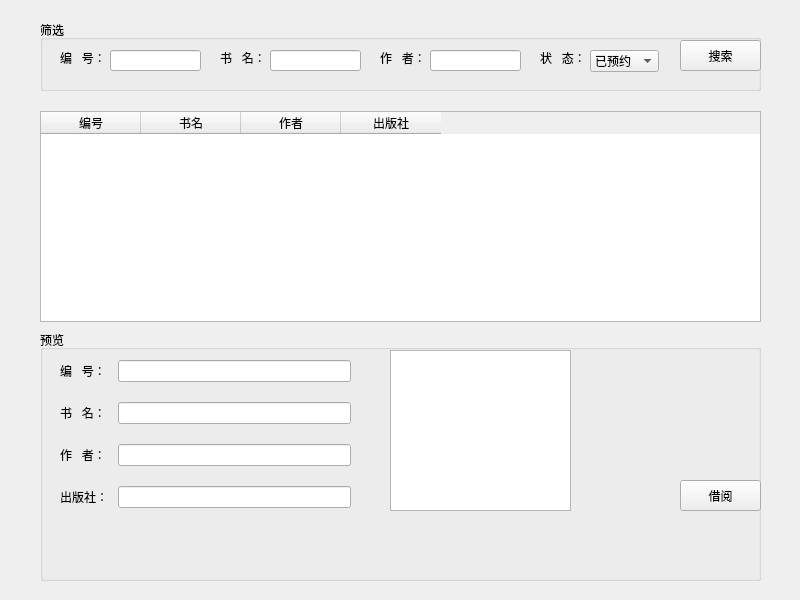
<?xml version="1.0" encoding="UTF-8"?>
<ui version="4.0">
 <class>Form</class>
 <widget class="QWidget" name="Form">
  <property name="geometry">
   <rect>
    <x>0</x>
    <y>0</y>
    <width>800</width>
    <height>600</height>
   </rect>
  </property>
  <property name="windowTitle">
   <string>借阅图书</string>
  </property>
  <widget class="QTableWidget" name="BookTable">
   <property name="geometry">
    <rect>
     <x>40</x>
     <y>111</y>
     <width>721</width>
     <height>211</height>
    </rect>
   </property>
   <column>
    <property name="text">
     <string>编号</string>
    </property>
   </column>
   <column>
    <property name="text">
     <string>书名</string>
    </property>
   </column>
   <column>
    <property name="text">
     <string>作者</string>
    </property>
   </column>
   <column>
    <property name="text">
     <string>出版社</string>
    </property>
   </column>
  </widget>
  <widget class="QGroupBox" name="groupBox">
   <property name="geometry">
    <rect>
     <x>40</x>
     <y>20</y>
     <width>721</width>
     <height>71</height>
    </rect>
   </property>
   <property name="title">
    <string>筛选</string>
   </property>
   <widget class="QLabel" name="label">
    <property name="geometry">
     <rect>
      <x>20</x>
      <y>30</y>
      <width>53</width>
      <height>15</height>
     </rect>
    </property>
    <property name="text">
     <string>编   号：</string>
    </property>
   </widget>
   <widget class="QLabel" name="label_2">
    <property name="geometry">
     <rect>
      <x>180</x>
      <y>30</y>
      <width>53</width>
      <height>15</height>
     </rect>
    </property>
    <property name="text">
     <string>书   名：</string>
    </property>
   </widget>
   <widget class="QLabel" name="label_3">
    <property name="geometry">
     <rect>
      <x>340</x>
      <y>30</y>
      <width>53</width>
      <height>15</height>
     </rect>
    </property>
    <property name="text">
     <string>作   者：</string>
    </property>
   </widget>
   <widget class="QPushButton" name="searchSure">
    <property name="geometry">
     <rect>
      <x>640</x>
      <y>20</y>
      <width>81</width>
      <height>31</height>
     </rect>
    </property>
    <property name="text">
     <string>搜索</string>
    </property>
   </widget>
   <widget class="QLineEdit" name="selectBid">
    <property name="geometry">
     <rect>
      <x>70</x>
      <y>30</y>
      <width>91</width>
      <height>21</height>
     </rect>
    </property>
   </widget>
   <widget class="QLineEdit" name="selectBname">
    <property name="geometry">
     <rect>
      <x>230</x>
      <y>30</y>
      <width>91</width>
      <height>21</height>
     </rect>
    </property>
   </widget>
   <widget class="QLineEdit" name="selectAuthor">
    <property name="geometry">
     <rect>
      <x>390</x>
      <y>30</y>
      <width>91</width>
      <height>21</height>
     </rect>
    </property>
   </widget>
   <widget class="QLabel" name="label_4">
    <property name="geometry">
     <rect>
      <x>500</x>
      <y>30</y>
      <width>53</width>
      <height>15</height>
     </rect>
    </property>
    <property name="text">
     <string>状   态：</string>
    </property>
   </widget>
   <widget class="QComboBox" name="selectStatus">
    <property name="geometry">
     <rect>
      <x>550</x>
      <y>30</y>
      <width>69</width>
      <height>22</height>
     </rect>
    </property>
    <item>
     <property name="text">
      <string>已预约</string>
     </property>
    </item>
    <item>
     <property name="text">
      <string>在馆</string>
     </property>
    </item>
   </widget>
  </widget>
  <widget class="QGroupBox" name="groupBox_2">
   <property name="geometry">
    <rect>
     <x>40</x>
     <y>330</y>
     <width>721</width>
     <height>251</height>
    </rect>
   </property>
   <property name="title">
    <string>预览</string>
   </property>
   <widget class="QWidget" name="formLayoutWidget">
    <property name="geometry">
     <rect>
      <x>10</x>
      <y>20</y>
      <width>311</width>
      <height>171</height>
     </rect>
    </property>
    <layout class="QFormLayout" name="formLayout">
     <property name="horizontalSpacing">
      <number>10</number>
     </property>
     <property name="verticalSpacing">
      <number>20</number>
     </property>
     <property name="leftMargin">
      <number>10</number>
     </property>
     <property name="topMargin">
      <number>10</number>
     </property>
     <property name="rightMargin">
      <number>10</number>
     </property>
     <property name="bottomMargin">
      <number>10</number>
     </property>
     <item row="0" column="0">
      <widget class="QLabel" name="label_5">
       <property name="text">
        <string>编   号：</string>
       </property>
      </widget>
     </item>
     <item row="0" column="1">
      <widget class="QLineEdit" name="viewBid"/>
     </item>
     <item row="1" column="0">
      <widget class="QLabel" name="label_6">
       <property name="text">
        <string>书   名：</string>
       </property>
      </widget>
     </item>
     <item row="1" column="1">
      <widget class="QLineEdit" name="viewBname"/>
     </item>
     <item row="2" column="0">
      <widget class="QLabel" name="label_7">
       <property name="text">
        <string>作   者：</string>
       </property>
      </widget>
     </item>
     <item row="2" column="1">
      <widget class="QLineEdit" name="viewAuthor"/>
     </item>
     <item row="3" column="0">
      <widget class="QLabel" name="label_8">
       <property name="text">
        <string>出版社：</string>
       </property>
      </widget>
     </item>
     <item row="3" column="1">
      <widget class="QLineEdit" name="viewPublisher"/>
     </item>
    </layout>
   </widget>
   <widget class="QGraphicsView" name="viewCover">
    <property name="geometry">
     <rect>
      <x>350</x>
      <y>20</y>
      <width>181</width>
      <height>161</height>
     </rect>
    </property>
   </widget>
   <widget class="QPushButton" name="borrowSure">
    <property name="geometry">
     <rect>
      <x>640</x>
      <y>150</y>
      <width>81</width>
      <height>31</height>
     </rect>
    </property>
    <property name="text">
     <string>借阅</string>
    </property>
   </widget>
  </widget>
 </widget>
 <resources/>
 <connections/>
</ui>
